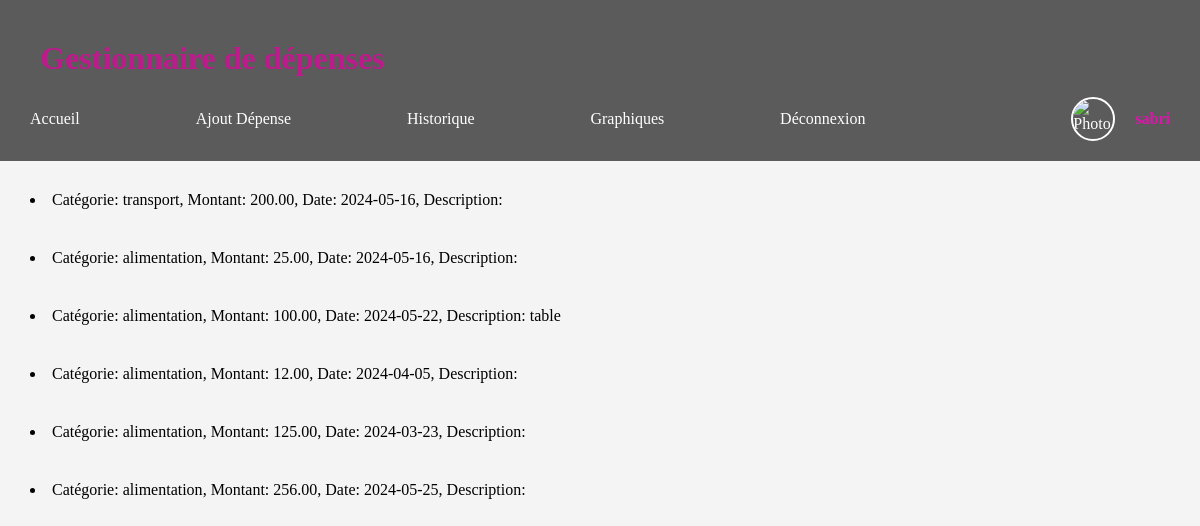
/recherche.php (signed in), run on the app's committed database.
### tables this page shows
CREATE TABLE IF NOT EXISTS `depenses` (
  `id` int NOT NULL AUTO_INCREMENT,
  `user_id` int NOT NULL,
  `categorie` varchar(255) NOT NULL,
  `montant` decimal(10,2) NOT NULL,
  `date` date NOT NULL,
  `description` text,
  PRIMARY KEY (`id`),
  KEY `user_id` (`user_id`)
);

### recherche.php (the view, shortened to what this page needs)
<!DOCTYPE html>
<html lang="fr">
<head>
    <link rel="stylesheet" href="style.css">
</head>
<body>
<header>
    <div class="container">
        <h1>Gestionnaire de dépenses</h1>
        <nav>
            <ul>
                <li><a href="Accueil.php">Accueil</a></li>
                <?php
                if (isset($_SESSION['user_id'])) {
                    echo '<li><a href="Ajout.php">Ajout Dépense</a></li><li><a href="Historique.php">Historique</a></li>
                    <li><a href="Graphiques.php">Graphiques</a></li>';
                    echo '<li><a href="logout.php">Déconnexion</a></li>';
                    echo '<li class="user-profile">';
                    echo '<img src="' . $_SESSION['photo'] . '" alt="Photo de profil">';
                    echo '<span class="username">' . $_SESSION['username'] . '</span>';
                    echo '</li>';
                }
                else{
                    echo '<li><a href="connexion.html">Connexion</a></li><li><a href="compte.html">Inscription</a></li>';
                }
                ?>
            </ul>
        </nav>
    </div>
</header>
<?php
include 'connect.php';
if ($_SERVER["REQUEST_METHOD"] == "POST") {
    $searchTerm = mysqli_real_escape_string($conn, $_POST['search']);
    $userId = $_SESSION['user_id'];
    $query = "SELECT * FROM depenses WHERE user_id = '$userId' AND (categorie LIKE '%$searchTerm%' OR montant LIKE '%$searchTerm%' OR date LIKE '%$searchTerm%' OR description LIKE '%$searchTerm%')";
} else {
    $userId = $_SESSION['user_id'];
    $query = "SELECT * FROM depenses WHERE user_id = '$userId'";
}
$result = mysqli_query($conn, $query);
if (mysqli_num_rows($result) > 0) {
    while ($row = mysqli_fetch_assoc($result)) {
        echo "<li class='recherche'>Catégorie: " . $row["categorie"] . ", Montant: " . $row["montant"] . ", Date: " . $row["date"] . ", Description: " . $row["description"] . "</li>";
    }
} else {
    echo "Aucune dépense trouvée pour le terme de recherche '$searchTerm'";
}
?>

### style.css (style rules this page uses)
.container { max-width: 1200px; padding: 0 20px; margin: 0px auto; }
header { background-color: #5b5b5b; color: #fff; padding: 20px 0; }
body { font-family: 'American Typewriter', serif; margin: 0px; padding: 0px; background-color: #f4f4f4; text-align: left; }
h1 { text-align: left; color: #bc1b8c; margin: 20px; }
nav { text-align: left; margin: 0px; }
nav ul { list-style-type: none; margin: 0; padding: 0; display: flex; align-items: center; }
nav ul li { display: inline; margin-left: auto; }
nav ul li:first-child { margin-left: 0; }
nav ul li:last-child { margin-left: auto; }
nav ul li a { text-decoration: none; color: #fff; padding: 10px 10px; border-radius: 4px; transition: background-color 0.3s; }
.recherche { padding: 10px; margin: 20px; }
.username { color: #d61aa7; font-weight: bold; margin-right: 10px; }
.user-profile img { width: 40px; height: 40px; border-radius: 50%; object-fit: cover; border: 2px solid #fff; margin-left: 100px; margin-right: 20px; }
.user-profile { display: flex; align-items: center; margin-left: auto; }

### data on the page
depenses: categorie "transport", montant "200.00", date "2024-05-16"
depenses: categorie "alimentation", montant "25.00", date "2024-05-16"
depenses: categorie "alimentation", montant "100.00", date "2024-05-22", description "table"
depenses: categorie "alimentation", montant "12.00", date "2024-04-05"
depenses: categorie "alimentation", montant "125.00", date "2024-03-23"
depenses: categorie "alimentation", montant "256.00", date "2024-05-25"
